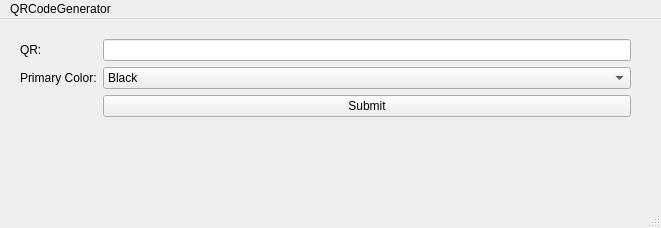
<?xml version="1.0" encoding="UTF-8"?>
<ui version="4.0">
 <class>MainWindow</class>
 <widget class="QMainWindow" name="MainWindow">
  <property name="geometry">
   <rect>
    <x>0</x>
    <y>0</y>
    <width>661</width>
    <height>228</height>
   </rect>
  </property>
  <property name="windowTitle">
   <string>MainWindow</string>
  </property>
  <widget class="QWidget" name="centralwidget">
   <widget class="QWidget" name="formLayoutWidget">
    <property name="geometry">
     <rect>
      <x>20</x>
      <y>20</y>
      <width>611</width>
      <height>131</height>
     </rect>
    </property>
    <layout class="QFormLayout" name="formLayout">
     <item row="0" column="0">
      <widget class="QLabel" name="label">
       <property name="text">
        <string>QR:</string>
       </property>
      </widget>
     </item>
     <item row="0" column="1">
      <widget class="QLineEdit" name="userInput"/>
     </item>
     <item row="1" column="0">
      <widget class="QLabel" name="primaryColor">
       <property name="text">
        <string>Primary Color:</string>
       </property>
      </widget>
     </item>
     <item row="1" column="1">
      <widget class="QComboBox" name="comboBox">
       <item>
        <property name="text">
         <string>Black</string>
        </property>
       </item>
       <item>
        <property name="text">
         <string>Red</string>
        </property>
       </item>
       <item>
        <property name="text">
         <string>Purple</string>
        </property>
       </item>
       <item>
        <property name="text">
         <string>Blue</string>
        </property>
       </item>
       <item>
        <property name="text">
         <string>Orange</string>
        </property>
       </item>
       <item>
        <property name="text">
         <string>Green</string>
        </property>
       </item>
       <item>
        <property name="text">
         <string/>
        </property>
       </item>
      </widget>
     </item>
     <item row="2" column="1">
      <widget class="QPushButton" name="submitButton">
       <property name="text">
        <string>Submit</string>
       </property>
      </widget>
     </item>
    </layout>
   </widget>
  </widget>
  <widget class="QMenuBar" name="menubar">
   <property name="geometry">
    <rect>
     <x>0</x>
     <y>0</y>
     <width>661</width>
     <height>26</height>
    </rect>
   </property>
   <widget class="QMenu" name="menuQRCodeGenerator">
    <property name="title">
     <string>QRCodeGenerator</string>
    </property>
   </widget>
   <addaction name="menuQRCodeGenerator"/>
  </widget>
  <widget class="QStatusBar" name="statusbar"/>
 </widget>
 <resources/>
 <connections/>
</ui>
